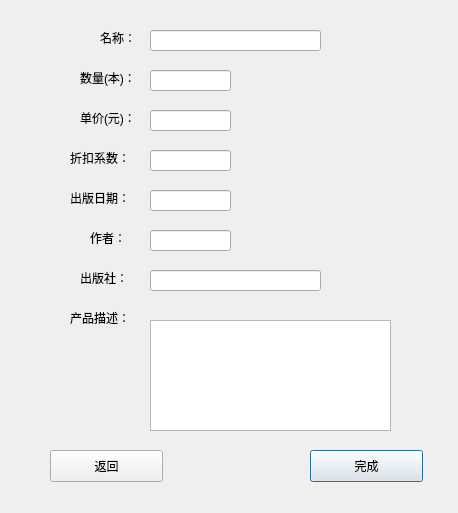
<?xml version="1.0" encoding="UTF-8"?>
<ui version="4.0">
 <class>AddBookDialog</class>
 <widget class="QDialog" name="AddBookDialog">
  <property name="geometry">
   <rect>
    <x>0</x>
    <y>0</y>
    <width>458</width>
    <height>513</height>
   </rect>
  </property>
  <property name="windowTitle">
   <string>Dialog</string>
  </property>
  <widget class="QLineEdit" name="lineEdit_4">
   <property name="geometry">
    <rect>
     <x>150</x>
     <y>150</y>
     <width>81</width>
     <height>21</height>
    </rect>
   </property>
   <property name="text">
    <string/>
   </property>
  </widget>
  <widget class="QLabel" name="label_3">
   <property name="geometry">
    <rect>
     <x>80</x>
     <y>110</y>
     <width>60</width>
     <height>16</height>
    </rect>
   </property>
   <property name="text">
    <string>单价(元)：</string>
   </property>
  </widget>
  <widget class="QLineEdit" name="lineEdit">
   <property name="geometry">
    <rect>
     <x>150</x>
     <y>30</y>
     <width>171</width>
     <height>21</height>
    </rect>
   </property>
  </widget>
  <widget class="QLineEdit" name="lineEdit_3">
   <property name="geometry">
    <rect>
     <x>150</x>
     <y>110</y>
     <width>81</width>
     <height>21</height>
    </rect>
   </property>
   <property name="text">
    <string/>
   </property>
  </widget>
  <widget class="QLabel" name="label_4">
   <property name="geometry">
    <rect>
     <x>70</x>
     <y>150</y>
     <width>60</width>
     <height>16</height>
    </rect>
   </property>
   <property name="text">
    <string>折扣系数：</string>
   </property>
  </widget>
  <widget class="QLineEdit" name="lineEdit_7">
   <property name="geometry">
    <rect>
     <x>150</x>
     <y>270</y>
     <width>171</width>
     <height>21</height>
    </rect>
   </property>
   <property name="text">
    <string/>
   </property>
  </widget>
  <widget class="QLabel" name="label_8">
   <property name="geometry">
    <rect>
     <x>70</x>
     <y>310</y>
     <width>60</width>
     <height>16</height>
    </rect>
   </property>
   <property name="text">
    <string>产品描述：</string>
   </property>
  </widget>
  <widget class="QPushButton" name="pushButton">
   <property name="geometry">
    <rect>
     <x>310</x>
     <y>450</y>
     <width>113</width>
     <height>32</height>
    </rect>
   </property>
   <property name="cursor">
    <cursorShape>PointingHandCursor</cursorShape>
   </property>
   <property name="text">
    <string>完成</string>
   </property>
  </widget>
  <widget class="QLineEdit" name="lineEdit_2">
   <property name="geometry">
    <rect>
     <x>150</x>
     <y>70</y>
     <width>81</width>
     <height>21</height>
    </rect>
   </property>
   <property name="text">
    <string/>
   </property>
  </widget>
  <widget class="QLineEdit" name="lineEdit_6">
   <property name="geometry">
    <rect>
     <x>150</x>
     <y>190</y>
     <width>81</width>
     <height>21</height>
    </rect>
   </property>
   <property name="text">
    <string/>
   </property>
  </widget>
  <widget class="QLabel" name="label_2">
   <property name="geometry">
    <rect>
     <x>80</x>
     <y>70</y>
     <width>60</width>
     <height>16</height>
    </rect>
   </property>
   <property name="text">
    <string>数量(本)：</string>
   </property>
  </widget>
  <widget class="QLabel" name="label_5">
   <property name="geometry">
    <rect>
     <x>90</x>
     <y>230</y>
     <width>60</width>
     <height>16</height>
    </rect>
   </property>
   <property name="text">
    <string>作者：</string>
   </property>
  </widget>
  <widget class="QPushButton" name="pushButton_2">
   <property name="geometry">
    <rect>
     <x>50</x>
     <y>450</y>
     <width>113</width>
     <height>32</height>
    </rect>
   </property>
   <property name="cursor">
    <cursorShape>PointingHandCursor</cursorShape>
   </property>
   <property name="text">
    <string>返回</string>
   </property>
  </widget>
  <widget class="QTextEdit" name="textEdit">
   <property name="geometry">
    <rect>
     <x>150</x>
     <y>320</y>
     <width>241</width>
     <height>111</height>
    </rect>
   </property>
  </widget>
  <widget class="QLabel" name="label_6">
   <property name="geometry">
    <rect>
     <x>70</x>
     <y>190</y>
     <width>60</width>
     <height>16</height>
    </rect>
   </property>
   <property name="text">
    <string>出版日期：</string>
   </property>
  </widget>
  <widget class="QLabel" name="label">
   <property name="geometry">
    <rect>
     <x>100</x>
     <y>30</y>
     <width>60</width>
     <height>16</height>
    </rect>
   </property>
   <property name="text">
    <string>名称：</string>
   </property>
  </widget>
  <widget class="QLabel" name="label_7">
   <property name="geometry">
    <rect>
     <x>80</x>
     <y>270</y>
     <width>60</width>
     <height>16</height>
    </rect>
   </property>
   <property name="text">
    <string>出版社：</string>
   </property>
  </widget>
  <widget class="QLineEdit" name="lineEdit_5">
   <property name="geometry">
    <rect>
     <x>150</x>
     <y>230</y>
     <width>81</width>
     <height>21</height>
    </rect>
   </property>
   <property name="text">
    <string/>
   </property>
  </widget>
 </widget>
 <resources/>
 <connections/>
</ui>
